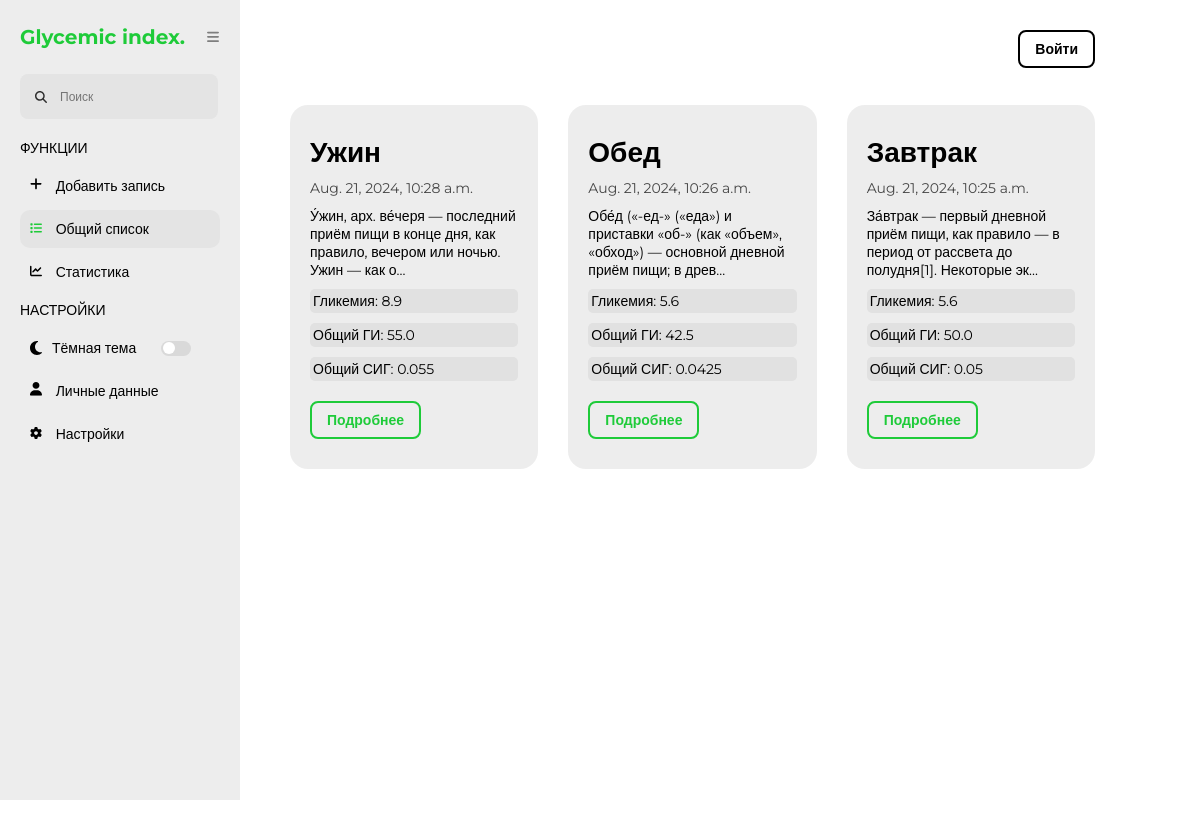
The app's page /gi-webapp/main/ with its own data.
### glycemic_index_app/models.py (models this page shows)
class Note(models.Model):
    title = models.CharField(max_length=300)
    content = models.TextField(blank=True)
    created_at = models.DateTimeField(auto_now_add=True)
    glycemia = models.FloatField()
    bread_units = models.FloatField(blank=True)
    glycemic_index = models.CharField(max_length=500)
    general_gi = models.FloatField()
    general_rcg = models.FloatField()
    graph = models.TextField()
    user = models.ForeignKey(CustomUser, on_delete=models.CASCADE)
    class Meta:
        verbose_name = 'Note'
        verbose_name_plural = 'Notes'
        ordering = ['-created_at']

### glycemic_index_app/views.py (the view)
# urls.py: path('main/', index, name='main'),
def index(request):
    notes = Note.objects.all()
    context = {'notes': notes, 'title': 'Список записей', 'name': 'main'}
    return render(request, 'glycemic_index_app/components/main.html', context=context)

### glycemic_index_app/templatetags/sidebar_active.py (called while the page is built)
@register.simple_tag
def is_active(name, current_name):
    return 'active' if name == current_name else ''

### glycemic_index_app/templates/glycemic_index_app/components/main.html (shortened to what this page needs)
{% extends '../base.html' %}
{% load static %}
{% block link %}
    <link rel="stylesheet" href="{% static 'glycemic_index_app/css/main.css' %}">
{% endblock %}
{% block main %}
    <div class="main-list">
        {% for item in notes %}
            <div class="card">
                <h1>{{ item.title }}</h1>
                <div class="card-date-list">
                    <span class="card-date">{{ item.created_at }}</span>
                </div>
                <p>{{ item.content|slice:":100" }}{% if item.content|length > 100 %}...{% endif %}</p>
                <div class="card-info-list">
                    <div class="card-info-list__item">Гликемия: {{ item.glycemia }}</div>
                    <div class="card-info-list__item">Общий ГИ: {{ item.general_gi }}</div>
                    <div class="card-info-list__item">Общий СИГ: {{ item.general_rcg }}</div>
                </div>
                <a href="{% url 'glycemic_index_app:note_detail' item.pk %}">Подробнее</a>
            </div>
        {% endfor %}
    </div>
{% endblock %}

### glycemic_index_app/static/glycemic_index_app/css/default.css (style rules this page uses)
html { box-sizing: border-box; }
* { margin: 0; padding: 0; box-sizing: border-box; font-family: "Montserrat", sans-serif; }
:root { --color-primary: #1ECB39; --color-body: #ffff; --color-input: #E4E4E4; --color-text: #000000; --color-button: #000000; --color-toggle: #FFFFFF; --color-menu: #7E7E7E; --color-bg-100: #EDEDED; --color-bg-200: #D9D9D9; --color-bg-300: #E1E1E1; --color-bg-400: #BCBCBC; --color-bg-500: #222222; --sidebar-width: 240px; }
body { color: var(--color-text); height: 100vh; display: grid; grid-template-columns: var(--sidebar-width) 1fr; grid-template-rows: 85px 1fr; grid-template-areas: 'side header' 'side main'; font-size: 14px; background-color: var(--color-body); }
a { text-decoration: none; color: var(--color-text); }

### glycemic_index_app/static/glycemic_index_app/css/main.css (style rules this page uses)
.main-list { padding: 20px 105px 0px 50px; display: grid; grid-template-columns: 1fr 1fr 1fr 1fr 1fr; grid-template-rows: 1fr 1fr 1fr 1fr 1fr; column-gap: 30px; row-gap: 40px; }
.card { margin: 0 auto; max-width: 250px; background-color: var(--color-bg-100); border-radius: 18px; padding: 30px 20px; }
.card-date-list { margin-top: 10px; display: flex; opacity: .7; }
.card > p { margin-top: 10px; }
.card-date { padding-right: 10px; }
.card-info-list__item { background-color: var(--color-bg-300); padding: 3px; border-radius: 5px; margin: 10px 0; }
.card a { display:inline-block; margin-top: 10px; color: var(--color-primary); border: 2px solid var(--color-primary); font-weight: bold; border-radius: 8px; background: transparent; padding: 8px 15px; cursor: pointer; transition: all linear .1s; }
@media (max-width:2560px) { .main-list { grid-template-columns: 1fr 1fr 1fr 1fr 1fr 1fr; grid-template-rows: 1fr 1fr 1fr 1fr 1fr 1fr; } }
@media (max-width:1440px) { .main-list { grid-template-columns: 1fr 1fr 1fr; grid-template-rows: 1fr 1fr 1fr; } }

### records on screen
Note: title "Ужин", created_at "Aug. 21, 2024, 10:28 a.m.", content "У́жин, арх. ве́черя — последний приём пищи в конце дня, как правило, вечером или ночью. Ужин — как о", glycemia "8.9", general_gi "55.0", general_rcg "0.055"
Note: title "Обед", created_at "Aug. 21, 2024, 10:26 a.m.", content "Обе́д («-ед-» («еда») и приставки «об-» (как «объем», «обход») — основной дневной приём пищи; в древ", glycemia "5.6", general_gi "42.5", general_rcg "0.0425"
Note: title "Завтрак", created_at "Aug. 21, 2024, 10:25 a.m.", content "За́втрак — первый дневной приём пищи, как правило — в период от рассвета до полудня[1]. Некоторые эк", glycemia "5.6", general_gi "50.0", general_rcg "0.05"
